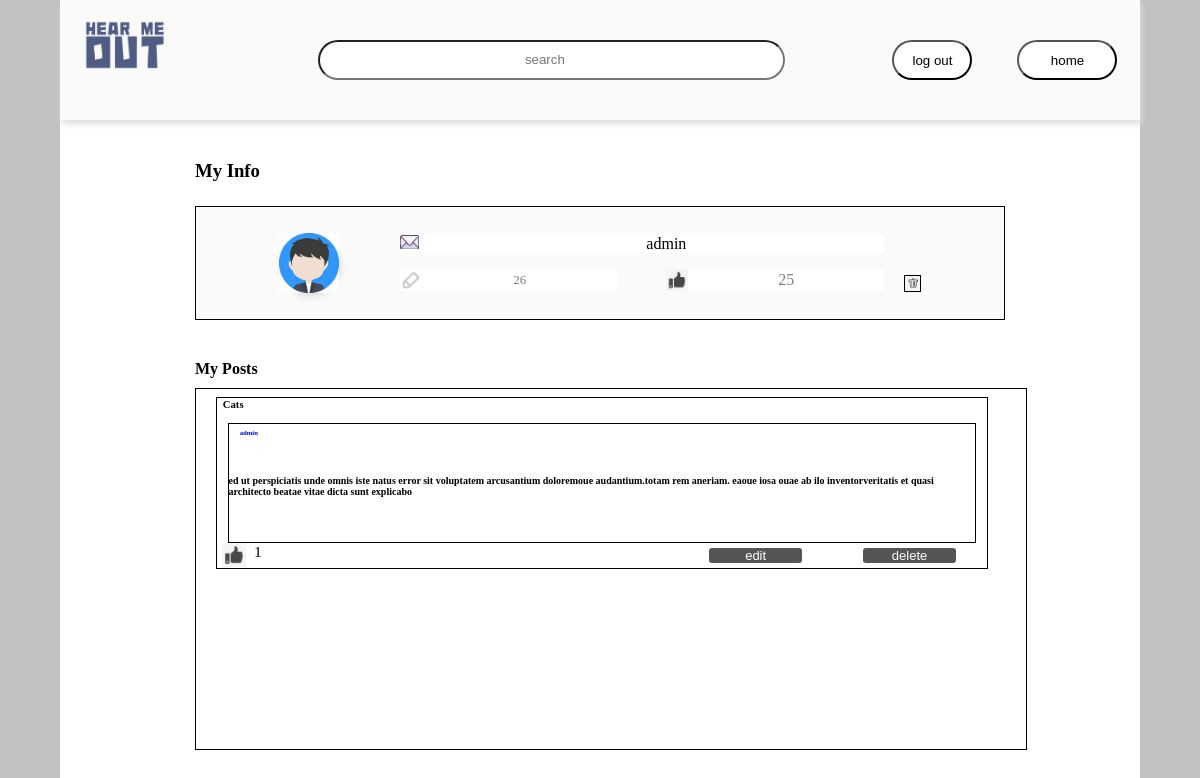
The page /personal/ (signed in) on the database its author committed.
### Account/models.py (models this page shows)
class Account(AbstractUser):
    avatar = models.URLField(verbose_name="customer avatar", default="/media/pic/default.jpg")
    is_deleted = models.BooleanField(default=False, verbose_name="is deleted")
    num_post = models.IntegerField(default=0)
    num_like = models.IntegerField(default=0)

### Post/models.py (models this page shows)
class Topic(models.Model):
    name = models.CharField(max_length=256, verbose_name="topic name")
    like = models.IntegerField(default=0)
    customer_id = models.ForeignKey(to=Account, on_delete=models.CASCADE, related_name="customers", null=True)
    category = models.ForeignKey(to='Category', on_delete=models.CASCADE, null=True)
    content = models.TextField()
    uuid = models.UUIDField()
    num_comment = models.IntegerField(default=0)

### front/views.py (the view, shortened to what this page needs)
# urls.py: path("personal/", personal_page, name="personal"),
def personal_page(request):
    user = request.user
    info = AccountInformationSerializer(user).data
    comment = Account.objects.get(id=user.id).customers_comment.all()[::-1]
    res_lst = []
    topic = Account.objects.get(id=user.id).customers.all()[::-1]
    for t in topic:
        res_lst.append({
            "topic_name": t.name,
            "topic_uuid": t.uuid,
            "comment_uuid": t.uuid,
            "numlike": t.like,
            "content": t.content,
            "images": [img.url for img in t.topicpicture_set.all()]
        })
    return render(request, "account.html", context={"info": info, "res": res_lst})

### templates/account.html (shortened to what this page needs)
{% load static %}
<html lang="en">
<head>
    <link rel="stylesheet" href="/static/front/css/account.css">
</head>
<body>
<div class="container">
    <div class="container_header">
        <div class="container_header_left">
            <div class="logo">
                <img src="/static/img/logo.png">
            </div>
        </div>
        <div class="contianer_header_middle">
            <input type="search" name="search" placeholder="search" class="search">
        </div>
        <div class="container_header_right">
            <button class="login">
                log out
            </button>
            <button class="account" onclick='window.open("{% url 'index' %}")'>
                home
            </button>
        </div>
    </div>
    <div class="container_middle">
        <h3>My Info</h3>
        <div class="Info">
            <div class="pic_wai">
                <div class="pic">
                    <img src={{ info.avatar }}>
                </div>
            </div>
            <div class="basic_info">
                <div class="basic_top">
                    <div class="basic_top_left">
                        <img src="/static/img/email.jpg" alt="">
                    </div>
                    <div class="basic_top_right">
                        {{ info.email }}
                    </div>
                </div>
                <div class="basic_bottom">
                    <div class="basic_bottom_left">
                        <div class="post_left">
                            <img src="/static/img/pencil_no.png" alt="">
                        </div>
                        <div class="post_right">
                            {{ info.num_post }}
                        </div>
                    </div>
                    <div class="basic_bottom_right">
                        <div class="like_left">
                            <img src="/static/img/like.jpg" alt="">
                        </div>
                        <div class="like_right">
                            {{ info.num_like }}
                        </div>
                    </div>
                </div>
            </div>
            <div class="delete_account">
                <img src="/static/img/trash.png" onclick="delete_account('{{ info.email }}')">
            </div>
        </div>
    </div>
    <div class="container_bottom">
        <div class="container_bottom_middle show_hide">
            <div class="title">
                <h4>My Posts</h4>
            </div>
            <div class="main_container">
                {% for r in res %}
                    <div class="topic_1">
                        <div class="Topic" onclick="window.open('{% url 'content' uuid=r.topic_uuid %}')">
                            <h6>{{ r.topic_name }}</h6>
                        </div>
                        <div class="content" onclick="window.open('{% url 'content' uuid=r.topic_uuid %}')">
                            <div class="useremail">
                                <h6>{{ info.email }}</h6>
                            </div>
                            <div class="users_comment">
                                <h4>{{ r.content }}</h4>
                            </div>
                        </div>
                        <div class="like">
                            <div class="like_icon">
                                <img src="/static/img/like.jpg" onclick="add()" alt="">
                                <span id="addtext">
                                    {{ r.numlike }}
                                </span>
                            </div>
                            <div class="operate">
                                <button>
                                    edit
                                </button>
                                <button onclick="delete_comment_post('{{ r.comment_uuid }}')">
                                    delete
                                </button>
                            </div>
                        </div>
                    </div>
                {% endfor %}
            </div>
        </div>
    </div>
</div>
</body>
</html>

### rows shown on the page
Account: avatar (placeholder picture), email "admin", email "admin"
Topic: topic_name "Cats", content "ed ut perspiciatis unde omnis iste natus error sit voluptatem arcusantium doloremoue audantium.totam rem aneriam. eaoue iosa ouae ab ilo inventorveritatis et quasi architecto beatae vitae dicta sunt explicabo"

### other values the page prints
{{ info.num_post }} "26"
{{ info.num_like }} "25"
{{ r.numlike }} "1"
